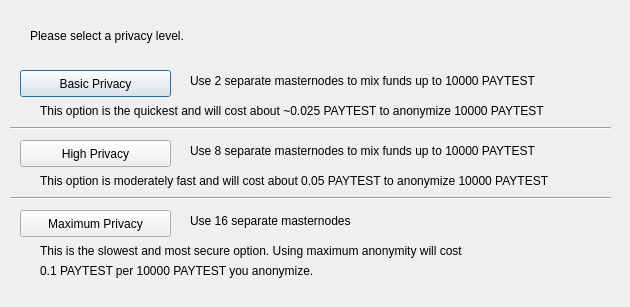
<?xml version="1.0" encoding="UTF-8"?>
<ui version="4.0">
 <class>PayTestsendConfig</class>
 <widget class="QDialog" name="PayTestsendConfig">
  <property name="geometry">
   <rect>
    <x>0</x>
    <y>0</y>
    <width>630</width>
    <height>307</height>
   </rect>
  </property>
  <property name="windowTitle">
   <string>Configure PayTestsend</string>
  </property>
  <widget class="QPushButton" name="buttonBasic">
   <property name="geometry">
    <rect>
     <x>20</x>
     <y>70</y>
     <width>151</width>
     <height>27</height>
    </rect>
   </property>
   <property name="text">
    <string>Basic Privacy</string>
   </property>
  </widget>
  <widget class="QPushButton" name="buttonHigh">
   <property name="geometry">
    <rect>
     <x>20</x>
     <y>140</y>
     <width>151</width>
     <height>27</height>
    </rect>
   </property>
   <property name="text">
    <string>High Privacy</string>
   </property>
  </widget>
  <widget class="QPushButton" name="buttonMax">
   <property name="geometry">
    <rect>
     <x>20</x>
     <y>210</y>
     <width>151</width>
     <height>27</height>
    </rect>
   </property>
   <property name="text">
    <string>Maximum Privacy</string>
   </property>
  </widget>
  <widget class="QLabel" name="label">
   <property name="geometry">
    <rect>
     <x>30</x>
     <y>20</y>
     <width>571</width>
     <height>31</height>
    </rect>
   </property>
   <property name="text">
    <string>Please select a privacy level.</string>
   </property>
  </widget>
  <widget class="QLabel" name="label_2">
   <property name="geometry">
    <rect>
     <x>190</x>
     <y>70</y>
     <width>421</width>
     <height>21</height>
    </rect>
   </property>
   <property name="text">
    <string>Use 2 separate masternodes to mix funds up to 10000 PAYTEST</string>
   </property>
  </widget>
  <widget class="QLabel" name="label_3">
   <property name="geometry">
    <rect>
     <x>190</x>
     <y>140</y>
     <width>411</width>
     <height>21</height>
    </rect>
   </property>
   <property name="text">
    <string>Use 8 separate masternodes to mix funds up to 10000 PAYTEST</string>
   </property>
  </widget>
  <widget class="QLabel" name="label_4">
   <property name="geometry">
    <rect>
     <x>190</x>
     <y>210</y>
     <width>421</width>
     <height>21</height>
    </rect>
   </property>
   <property name="text">
    <string>Use 16 separate masternodes</string>
   </property>
  </widget>
  <widget class="QLabel" name="label_6">
   <property name="geometry">
    <rect>
     <x>40</x>
     <y>100</y>
     <width>561</width>
     <height>21</height>
    </rect>
   </property>
   <property name="text">
    <string>This option is the quickest and will cost about ~0.025 PAYTEST to anonymize 10000 PAYTEST</string>
   </property>
  </widget>
  <widget class="QLabel" name="label_7">
   <property name="geometry">
    <rect>
     <x>40</x>
     <y>170</y>
     <width>561</width>
     <height>21</height>
    </rect>
   </property>
   <property name="text">
    <string>This option is moderately fast and will cost about 0.05 PAYTEST to anonymize 10000 PAYTEST</string>
   </property>
  </widget>
  <widget class="QLabel" name="label_8">
   <property name="geometry">
    <rect>
     <x>40</x>
     <y>240</y>
     <width>561</width>
     <height>21</height>
    </rect>
   </property>
   <property name="text">
    <string>This is the slowest and most secure option. Using maximum anonymity will cost</string>
   </property>
  </widget>
  <widget class="QLabel" name="label_9">
   <property name="geometry">
    <rect>
     <x>40</x>
     <y>260</y>
     <width>561</width>
     <height>21</height>
    </rect>
   </property>
   <property name="text">
    <string>0.1 PAYTEST per 10000 PAYTEST you anonymize.</string>
   </property>
  </widget>
  <widget class="Line" name="line">
   <property name="geometry">
    <rect>
     <x>10</x>
     <y>120</y>
     <width>601</width>
     <height>16</height>
    </rect>
   </property>
   <property name="orientation">
    <enum>Qt::Horizontal</enum>
   </property>
  </widget>
  <widget class="Line" name="line_2">
   <property name="geometry">
    <rect>
     <x>10</x>
     <y>190</y>
     <width>601</width>
     <height>16</height>
    </rect>
   </property>
   <property name="orientation">
    <enum>Qt::Horizontal</enum>
   </property>
  </widget>
 </widget>
 <resources/>
 <connections/>
</ui>
